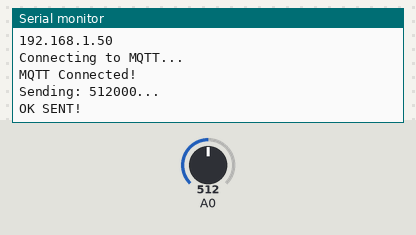
A sketch run on a simulated ESP8266 (NodeMCU). On the bench: the last lines printed to the serial monitor. The inputs (shaded band) are chosen by the test bench; at power-on: A0 = 512. WiFi joins after 1.5 s; servers stay silent unless stated; no MQTT or app messages arrive unless stated.

Above: at 2.7 s.
2.8 s: A0 set to 716
At 8.0 s:
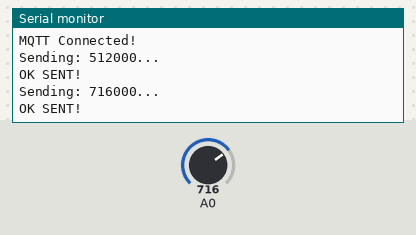
8.8 s: A0 set to 900
At 13.0 s:
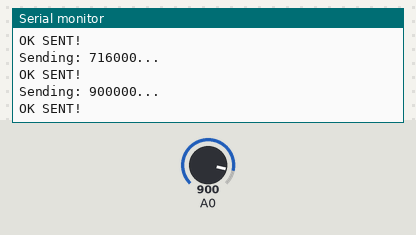
Timing chart, 0 to 14.5 s (numbered marks = the images above; inputs shaded):
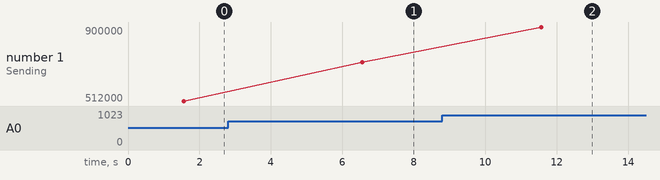

Measured:
- after the input at 2.8 s, the serial monitor: prints a new line after 3.8 s (image 1)
- after the input at 8.8 s, the serial monitor: prints a new line after 2.8 s (image 2)
- plotted number 1: 512000 → 716000 after the input at 2.8 s, 716000 → 900000 after the input at 8.8 s

The sketch:

adafruit.ino
```cpp
/* adafruit.ino: this program allows the ESP8266 to send values to io.adafruit.com
    edit lines 10, 11, 17, and 18 with your credentials
    switch between moisture and temperature readings with lines 60-74
    */
#include <ESP8266WiFi.h>
#include "Adafruit_MQTT.h"
#include "Adafruit_MQTT_Client.h"

/* WiFi Credentials */
#define SSID "WIFI NAME"
#define PASS "WIFI PASSWORD"
// note: ESP8266 does not support 5Gz connections

/* Boker Credentials */
#define SERVER "io.adafruit.com"
#define SERVERPORT 1883 // use 8883 for SSL
#define USERNAME "USER"
#define KEY "KEY"

/* Soil Probe Globals */
#define ADC_PIN 0 // ADC pin on ESP8266
int value;

/* Feeds & Classes */
WiFiClient client;  // use WiFiClientSecure for SSL
Adafruit_MQTT_Client mqtt(&client, SERVER, SERVERPORT, USERNAME, KEY);
Adafruit_MQTT_Publish moisture = Adafruit_MQTT_Publish(&mqtt, USERNAME "/feeds/moisture");
Adafruit_MQTT_Publish temperature = Adafruit_MQTT_Publish(&mqtt, USERNAME "/feeds/temperature");
// note: Adafruit uses paths of the form <username>/feeds/<feedname>

void setup() {
  Serial.begin(9600);

  Serial.print("Connecting to ");
  Serial.println(SSID);

  WiFi.begin(SSID, PASS);
  while (WiFi.status() != WL_CONNECTED) {
    delay(500);
    Serial.print(".");
  }

  Serial.println();

  Serial.println("WiFi connected");
  Serial.println("IP address: ");
  Serial.println(WiFi.localIP());
}

void loop() {
  mqtt_connect(); // maintains MQTT connection

  // optional: add subscriptions and receiver for messages

  value = analogRead(ADC_PIN) * 1000;
  Serial.print("Sending: ");
  Serial.print(value);
  Serial.println("...");

  // moisture readings
  if (!moisture.publish(value)) {
    Serial.println("Failed");
  }
  else {
    Serial.println("OK SENT!");
  }

  // temperature readings
  // if (!temperature.publish(value)) {
  //   Serial.println("Failed");
  // }
  // else {
  //   Serial.println("OK SENT!");
  // }

  delay(5000); // 5 seconds

  // optional: add ping feature
}

/* Tries to connect device five times if it is disconnected */
void mqtt_connect() {
  if (mqtt.connected()) {
    return;
  }

  Serial.println("Connecting to MQTT... ");

  int8_t ret;
  uint8_t retries = 5;
  while ((ret = mqtt.connect()) != 0) {
       Serial.println("Retrying MQTT connection in 5 seconds...");
       mqtt.disconnect();
       delay(5000);

       retries--;
       if (retries == 0) {
         Serial.println("Could not connect. Troubleshoot Device");
         while(1){}
       }
  }

  Serial.println("MQTT Connected!");
}
```
